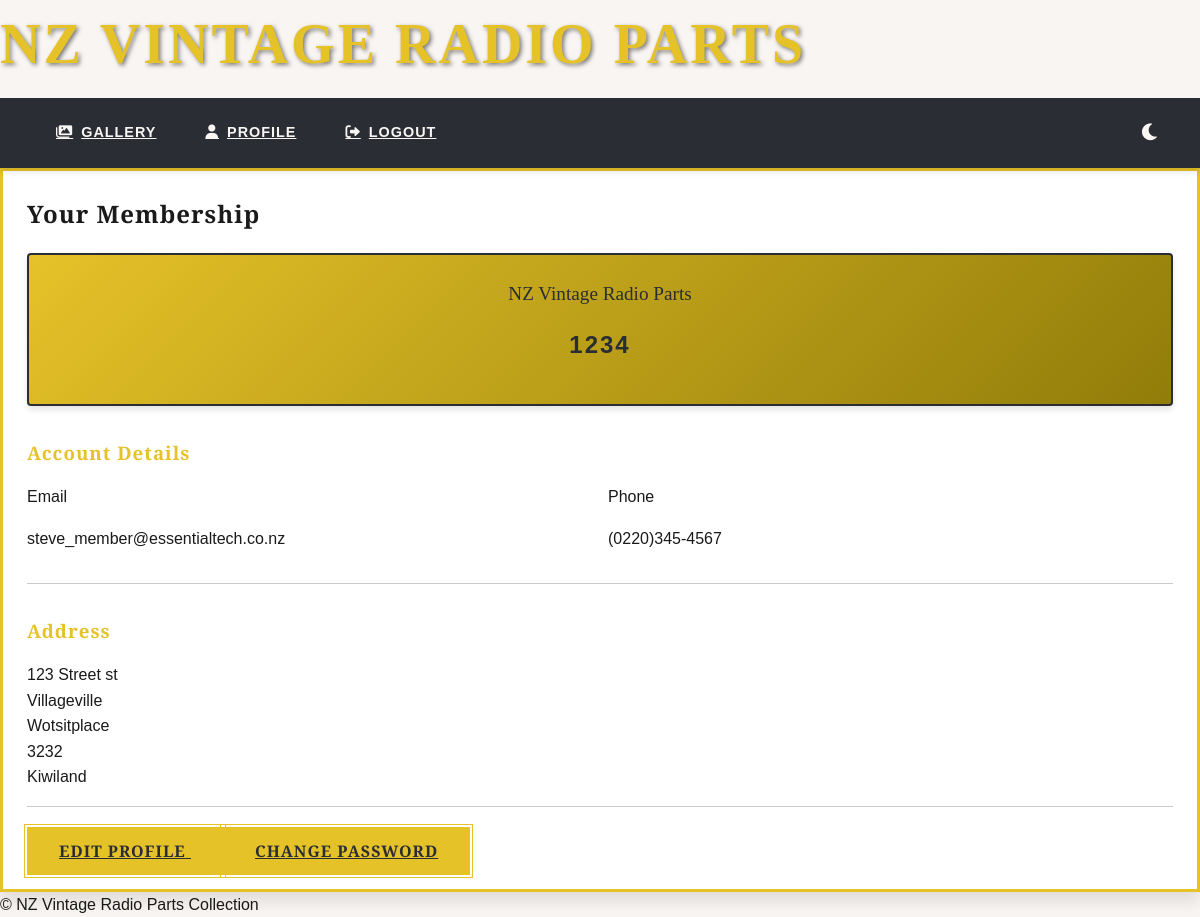
The page /auth/profile (signed in) on the database its author committed.
### app/models.py (models this page shows, shortened)
class User(UserMixin, db.Model):
    __tablename__ = 'User'
    id = db.Column(db.Integer, primary_key=True)
    username = db.Column(db.String(80), unique=True, nullable=False)
    email = db.Column(db.String(120), unique=True, nullable=False)
    password_hash = db.Column(db.String(128))
    role = db.Column(db.String(20), default='user')  # 'user', 'admin', 'superadmin'
    membership_number = db.Column(db.Integer, unique=True)
    membership_active = db.Column(db.Boolean, default=True)
    last_login = db.Column(db.DateTime)
    first_name = db.Column(db.String(50))
    last_name = db.Column(db.String(50))
    phone = db.Column(db.String(20))
    address_line1 = db.Column(db.String(100))
    address_line2 = db.Column(db.String(100))
    city = db.Column(db.String(50))
    postcode = db.Column(db.String(20))
    country = db.Column(db.String(50))
    account_active = db.Column(db.Boolean, default=False)
    orders = db.relationship('Order', back_populates='user', lazy='dynamic')
    @property
    def is_active(self):
        return bool(self.account_active)
    @property
    def is_admin(self):
        return self.role in ['admin', 'superadmin']

### app/blueprints/auth.py (the view)
@bp.route('/profile')
@login_required
def profile():
    return render_template('profile.html', user=current_user)

### app/templates/profile.html (shortened to what this page needs)
{% extends 'layout.html' %}
{% block content %}
<div class="art-deco-card">
    <h2>Your Membership</h2>
    <div class="member-badge">
        <div class="badge-header">NZ Vintage Radio Parts</div>
        <div class="member-number">{{ user.membership_number }}</div>
    </div>
    <div class="profile-section">
        <h3>Account Details</h3>
        <div class="form-row">
            <div class="form-group">
                <label>Email</label>
                <p>{{ user.email }}</p>
            </div>
            <div class="form-group">
                <label>Phone</label>
                <p>{{ user.phone }}</p>
            </div>
        </div>
    </div>
    <div class="profile-section">
        <h3>Address</h3>
        <address>
            {{ user.address_line1 }}<br>
            {% if user.address_line2 %}{{ user.address_line2 }}<br>{% endif %}
            {{ user.city }}<br>
            {{ user.postcode }}<br>
            {{ user.country }}
        </address>
    </div>
    <div class="form-footer">
        <a href="{{ url_for('auth.edit_profile') }}" class="vintage-button">
            <span class="button-text">Edit Profile</span>
        </a>
        <a href="{{ url_for('auth.change_password') }}" class="vintage-button">
            <span class="button-text">Change Password</span>
        </a>
    </div>
</div>
{% endblock %}

### app/static/css/style.css (style rules this page uses)
:root { --primary: #e6c229; --secondary: #2a2d34; --sorta-dark: #817b57; --accent: #927d0a; --light: #f8f5f2; --semi-light: #cdc9c6; --dark: #1a1a1a; --success: #4caf50; --warning: #ff9800; --error: #f44336; --bg-color: var(--light); --text-color: var(--dark); --card-bg: white; --nav-bg: var(--secondary); --nav-text: var(--light); --shadow-sm: 0 1px 3px rgba(0, 0, 0, 0.12); --shadow-md: 0 4px 6px rgba(0, 0, 0, 0.1); --shadow-lg: 0 10px 15px rgba(0, 0, 0, 0.1); --shadow-xl: 0 20px 25px rgba(0, 0, 0, 0.1); --shadow-primary: 0 4px 12px rgba(230, 194, 41, 0.2); --font-main: 'Federo', sans-serif; --font-display: 'Playfair Display', serif; --radio-dial: linear-gradient(135deg, transparent 50%, var(--primary) 50%); }
body { font-family: var(--font-main); background: var(--bg-color); color: var(--text-color); line-height: 1.6; margin: 0; position: relative; transition: background-color 0.3s ease, color 0.3s ease; }
body::before { content: ""; position: fixed; top: 0; left: 0; right: 0; height: 8px; z-index: 100; }
h1, h2, h3, h4 { font-family: var(--font-display); margin-top: 0; letter-spacing: 1px; color: var(--text-color); }
.art-deco-card { background: var(--card-bg); border-radius: 0; box-shadow: var(--shadow-lg); padding: 1.5rem; border: 3px solid var(--primary); position: relative; overflow: hidden; transition: transform 0.3s cubic-bezier(0.25, 0.46, 0.45, 0.94), box-shadow 0.3s cubic-bezier(0.25, 0.46, 0.45, 0.94); }
.art-deco-card::after { display: none !important; }
.vintage-button { background: var(--primary); color: var(--secondary); padding: 0.8rem 2rem; border: none; font-family: var(--font-display); font-weight: 700; letter-spacing: 1px; text-transform: uppercase; position: relative; margin-top: 0.8rem; transition: all 0.3s cubic-bezier(0.25, 0.46, 0.45, 0.94); border-radius: 0; }
.vintage-button::before { content: ""; position: absolute; top: -3px; left: -3px; right: -3px; bottom: -3px; border: 1px solid var(--primary); transition: inherit; }
.form-row { display: flex; gap: 1rem; }
.form-group { flex: 1; }
.member-badge { background: linear-gradient(135deg, var(--primary) 0%, var(--accent) 100%); color: var(--secondary); padding: 1.5rem; border-radius: 4px; text-align: center; margin-bottom: 2rem; box-shadow: var(--shadow-md); border: 2px solid var(--secondary); }
.badge-header { font-family: var(--font-display); font-size: 1.2rem; margin-bottom: 0.5rem; }
.member-number { font-size: 1.5rem; font-weight: bold; letter-spacing: 2px; margin: 1rem 0; color: var(--secondary); }
.profile-section { margin-bottom: 2rem; padding-bottom: 1rem; border-bottom: 1px solid var(--semi-light); }
.profile-section h3 { color: var(--primary); margin-bottom: 1rem; }
address { font-style: normal; line-height: 1.6; }

### rows shown on the page
User: membership_number "1234", email "steve_member@essentialtech.co.nz", phone "(0220)345-4567", address_line1 "123 Street st", address_line2 "Villageville", city "Wotsitplace", postcode "3232", country "Kiwiland"
